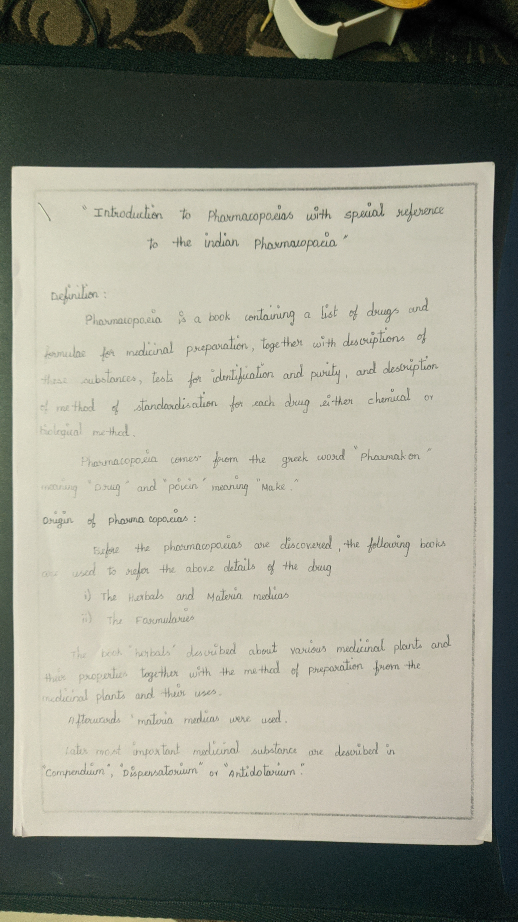
#> input picture document_basic.png, 1036 x 1843 px, found by its file name (shown at 1/2 size)
$ python OCR.py
#> lines starting #> are read from the running program, lines starting #| are printed output that depends on the picture; after the words box and inside, x2 and y2 are one past the last pixel; in counts of white or black regions, pixels touching at a corner belong together
#import necessary files
import cv2
import nltk
import numpy as np
from matplotlib import pyplot as plt
from skimage import data
from skimage.feature import blob_dog, blob_log, blob_doh
from math import sqrt
from skimage.color import rgb2gray
import glob
from skimage.io import imread

#Initialisations
area=0
max=area

#Opening File for editing
img = imread('/content/document_basic.png',as_gray=False) #change image adress as needed.
#> img is the input picture: shape (1843, 1036, 3); mean R, G, B 148.8, 149.3, 135.6
imggray = cv2.cvtColor(img, cv2.COLOR_BGR2GRAY)

#Applying canny to find edges
edges = cv2.Canny(img,300,350)
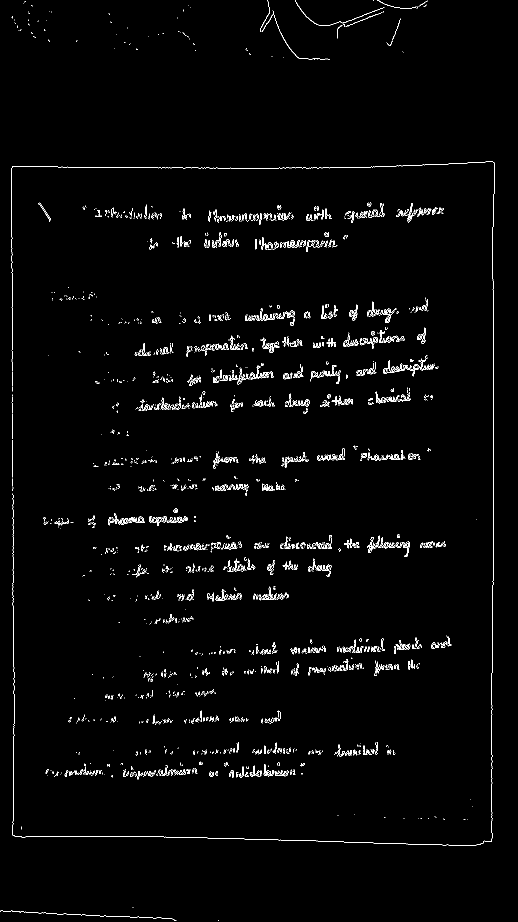
#> edges: shape (1843, 1036) (shown at 1/2 size); 1.7% white in thin lines or dots

#Dilating with a big kernel in an attempt to have proper boundaries
kernel = np.ones((8,8),np.uint8)
opening = cv2.dilate(edges,kernel,iterations = 1)
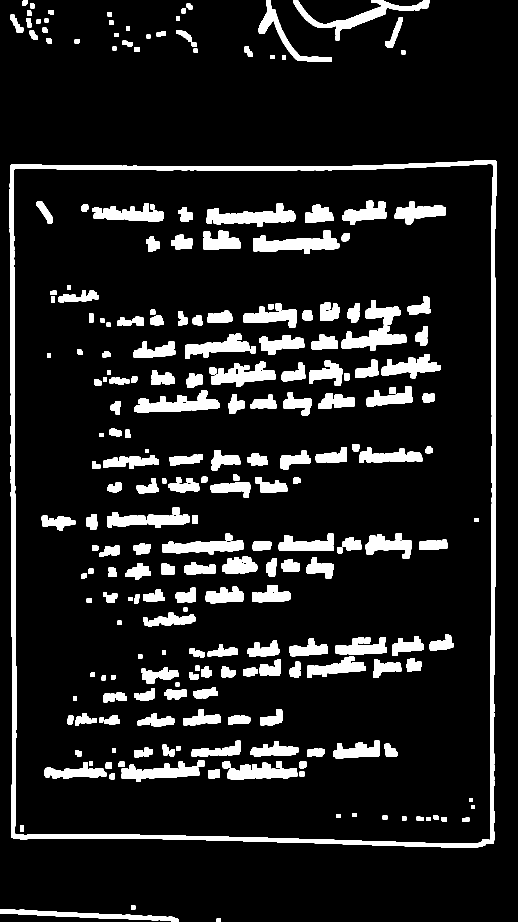
#> opening: shape (1843, 1036) (shown at 1/2 size); 11.7% white; 249 white regions

#Finding contours and finding the contour with the biggest area
contours, hierarchy = cv2.findContours(opening, cv2.RETR_TREE, cv2.CHAIN_APPROX_SIMPLE)
#> contours = 269 contours, 16 with area under 20; largest, box (x1, y1, x2, y2) and area: (19, 320, 994, 1695) 1309380, (26, 327, 987, 1688) 1275114, (587, 0, 859, 81) 4042, (413, 407, 591, 454) 3944, (507, 461, 679, 508) 3884
for c in contours:
    rect = cv2.minAreaRect(c)
    w = rect[1][0]
    h = rect[1][1]
    area = w*h
    if area > max:
      max_c = c
      max = area
      x_max = rect[0][0]
      y_max = rect[0][1]
      w_max = w
      h_max = h
      rect_max = rect
#> this loop made 269 passes
#> (w, h, area, max_c, max, x_max, y_max, w_max) on pass 1: (5, 8, 40, [[433, 1837], [433, 1842], [441, 1842], [441, 1837]], 40, 437, 1839.5, 5)
#> (w, h, area, max, x_max, y_max, w_max, h_max) on passes 2, 4: (10.09, 356.7, 3599.3, 3599.3, 178, 1830.1, 10.09, 356.7), (1374, 974, 1338275.6, 1338275.6, 506, 1007, 1374, 974)
#> after the loop, h_max = 974; max = 1338275.6; max_c = contour of 298 points, box (x1, y1, x2, y2) (19, 320, 994, 1695), area 1309380; w_max = 1374; x_max = 506; y_max = 1007

box = cv2.boxPoints(rect_max) #box has the co-ordinates of the rectsngle to be warped
#> box = [[993, 1694], [19, 1694], [19, 320], [993, 320]]
box = np.int0(box)
#> box = [[992, 1693], [19, 1693], [19, 320], [992, 320]]
box_max = np.array([box[1],box[2],box[3],box[0]],dtype = "float32") #co-ordinates in clockwise order
#> box_max = [[19, 1693], [19, 320], [992, 320], [992, 1693]]
opening = cv2.drawContours(opening,[box],0,(255,255,255),2) #draw contour which is chossen for warping on the image
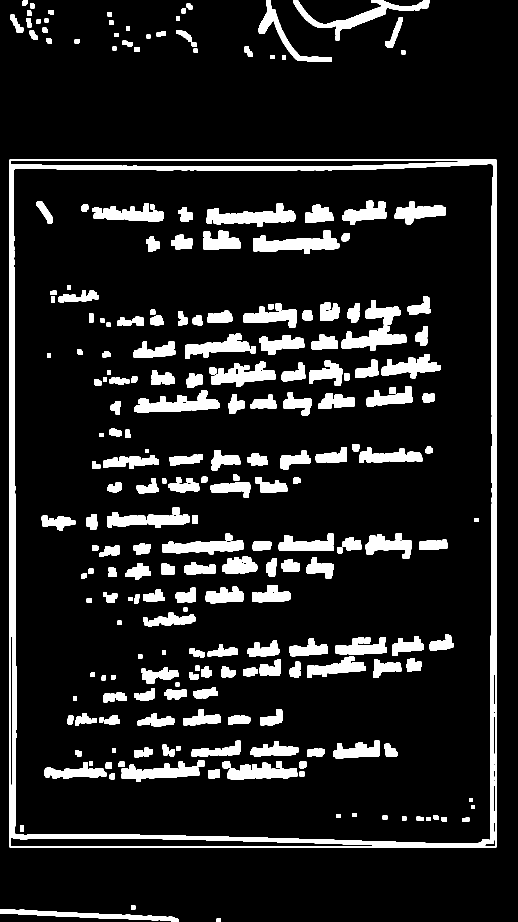
#> opening: shape (1843, 1036) (shown at 1/2 size); 12.3% white; 249 white regions, largest, box (x1, y1, x2, y2) and area: (18, 319, 994, 1695) 51734, (587, 0, 859, 81) 4388, (413, 407, 591, 454) 4195

maxWidth = w_max
#> maxWidth = 1374
maxHeight = h_max
#> maxHeight = 974

#dst has destination co-ordinates where contour is to be warped
dst = np.array([[0,0],[maxWidth - 3, 0],[maxWidth - 3, maxHeight - 3],[0, maxHeight - 3]],dtype = "float32")
#> dst = [[0, 0], [1371, 0], [1371, 971], [0, 971]]
#warping the contour from initial(box) to final(dst) coordinates
M = cv2.getPerspectiveTransform(box_max,dst)
#> M = [[2.3e-16, -0.999, 1690.5], [0.998, -4.7e-21, -18.96], [5.81e-38, 1.33e-21, 1]]
warped = cv2.warpPerspective(imggray, M, (int(maxWidth), int(maxHeight)))
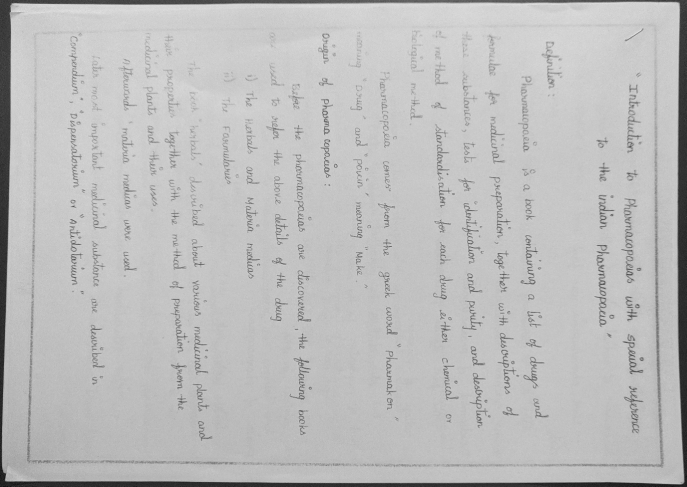
#> warped: shape (973, 1373) (shown at 1/2 size); min 11, max 232, mean 188.8

#Blurring the image for better Thresholding
warped = cv2.GaussianBlur(warped, (3,3), 0);
#Thresholding the image using adaptiveThreshloding
th2 = cv2.adaptiveThreshold(warped,255,cv2.ADAPTIVE_THRESH_MEAN_C,\
                            cv2.THRESH_BINARY,11,10)
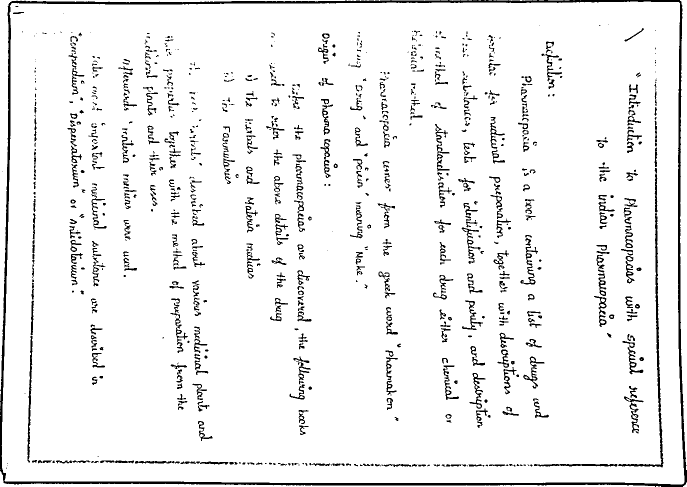
#> th2: shape (973, 1373) (shown at 1/2 size); 93.9% white; 908 black regions (297 under 20 px), largest, box (x1, y1, x2, y2) and area: (0, 0, 1373, 973) 21589, (1236, 426, 1327, 935) 2522, (55, 671, 65, 925) 929

#plotting initial and final images
plt.subplot(121),
plt.imshow(img,cmap = 'gray')
plt.title('Original Image'), plt.xticks([]), plt.yticks([])
plt.subplot(122),plt.imshow(th2,cmap = 'gray')
plt.title('final Image'), plt.xticks([]), plt.yticks([])
plt.show()

#Saving various important images along the process into local directory
cv2.imwrite('edge_basic.png',edges)
cv2.imwrite('opening.png',opening)
cv2.imwrite('warped.png',warped)
cv2.imwrite('final.png',th2)
